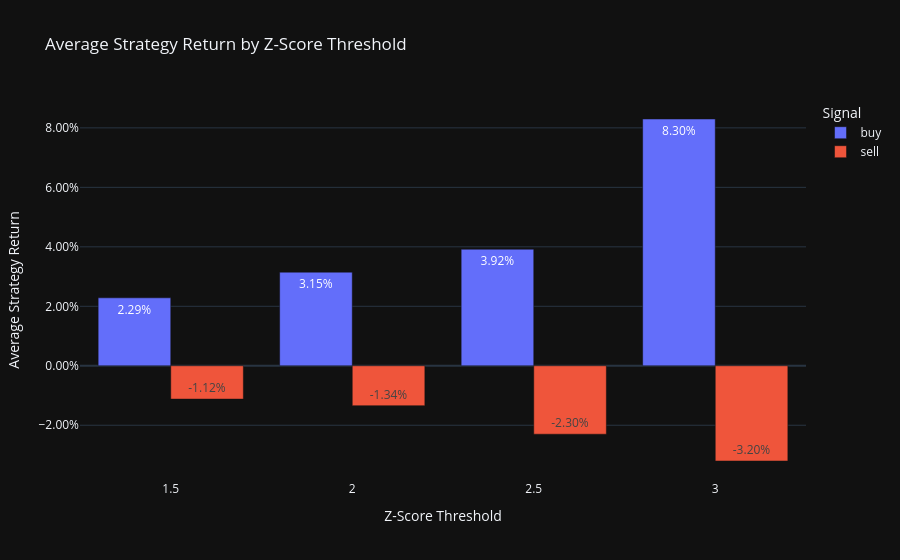

The cell this chart's notebook holds for it:
### Code cell
fig = px.bar(
    threshold_results,
    x="threshold",
    y="avg_return",
    color="signal_label",
    barmode="group",
    text_auto=".2%",
    title="Average Strategy Return by Z-Score Threshold",
    labels={
        "threshold": "Z-Score Threshold",
        "avg_return": "Average Strategy Return",
        "signal_label": "Signal"
    },
    template="plotly_dark"
)

fig.update_layout(
    yaxis_tickformat=".2%",
    hovermode="x unified"
)

fig.show()

### Figure 1 — Plotly figure (JSON) as saved in the notebook; plotly's stock layout.template omitted (floating-point values rounded to 4 significant figures)
{"data": [{"alignmentgroup": "True", "hovertemplate": "Signal=buy<br>Z-Score Threshold=%{x}<br>Average Strategy Return=%{y}<extra></extra>", "legendgroup": "buy", "marker": {"color": "#636efa", "pattern": {"shape": ""}}, "name": "buy", "offsetgroup": "buy", "orientation": "v", "showlegend": true, "textposition": "auto", "texttemplate": "%{y:.2%}", "type": "bar", "x": [1.5, 2.0, 2.5, 3.0], "xaxis": "x", "y": [0.02285, 0.03148, 0.0392, 0.08298], "yaxis": "y"}, {"alignmentgroup": "True", "hovertemplate": "Signal=sell<br>Z-Score Threshold=%{x}<br>Average Strategy Return=%{y}<extra></extra>", "legendgroup": "sell", "marker": {"color": "#EF553B", "pattern": {"shape": ""}}, "name": "sell", "offsetgroup": "sell", "orientation": "v", "showlegend": true, "textposition": "auto", "texttemplate": "%{y:.2%}", "type": "bar", "x": [1.5, 2.0, 2.5, 3.0], "xaxis": "x", "y": [-0.0112, -0.01342, -0.023, -0.03202], "yaxis": "y"}], "layout": {"barmode": "group", "hovermode": "x unified", "legend": {"title": {"text": "Signal"}, "tracegroupgap": 0}, "title": {"text": "Average Strategy Return by Z-Score Threshold"}, "xaxis": {"anchor": "y", "domain": [0, 1], "title": {"text": "Z-Score Threshold"}}, "yaxis": {"anchor": "x", "domain": [0, 1], "tickformat": ".2%", "title": {"text": "Average Strategy Return"}}}}
